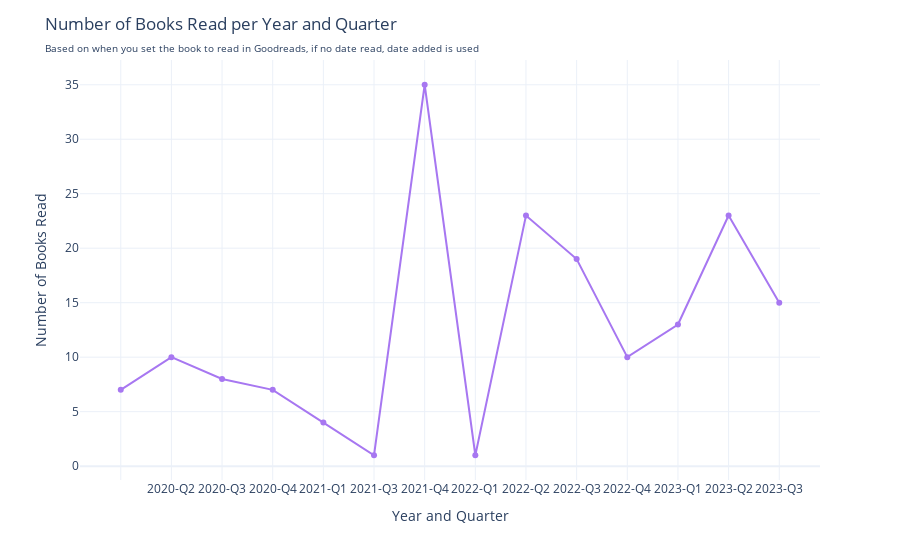

Source (notebook cell):
### Markdown cell above
# Vizualising timeline of books read.

### Code cell
from apps.viz import viz_year_read
viz_year_read(myreads).show()

### Figure 1 — Plotly figure (JSON) as saved in the notebook; plotly's stock layout.template omitted (floating-point values rounded to 4 significant figures)
{"data": [{"hovertemplate": "Year_Quarter=%{x}<br>Books Read=%{y}<extra></extra>", "legendgroup": "", "line": {"color": "#A777F1", "dash": "solid"}, "marker": {"symbol": "circle"}, "mode": "lines+markers", "name": "", "orientation": "v", "showlegend": false, "type": "scatter", "x": ["", "2020-Q2", "2020-Q3", "2020-Q4", "2021-Q1", "2021-Q3", "2021-Q4", "2022-Q1", "2022-Q2", "2022-Q3", "2022-Q4", "2023-Q1", "2023-Q2", "2023-Q3"], "xaxis": "x", "y": [7, 10, 8, 7, 4, 1, 35, 1, 23, 19, 10, 13, 23, 15], "yaxis": "y"}], "layout": {"legend": {"tracegroupgap": 0}, "margin": {"t": 60}, "showlegend": false, "title": {"text": "Number of Books Read per Year and Quarter<span style=\"font-size: 10px;\"><br>Based on when you set the book to read in Goodreads, if no date read, date added is used</span>"}, "xaxis": {"anchor": "y", "domain": [0, 1], "title": {"text": "Year and Quarter"}}, "yaxis": {"anchor": "x", "domain": [0, 1], "title": {"text": "Number of Books Read"}}}}
